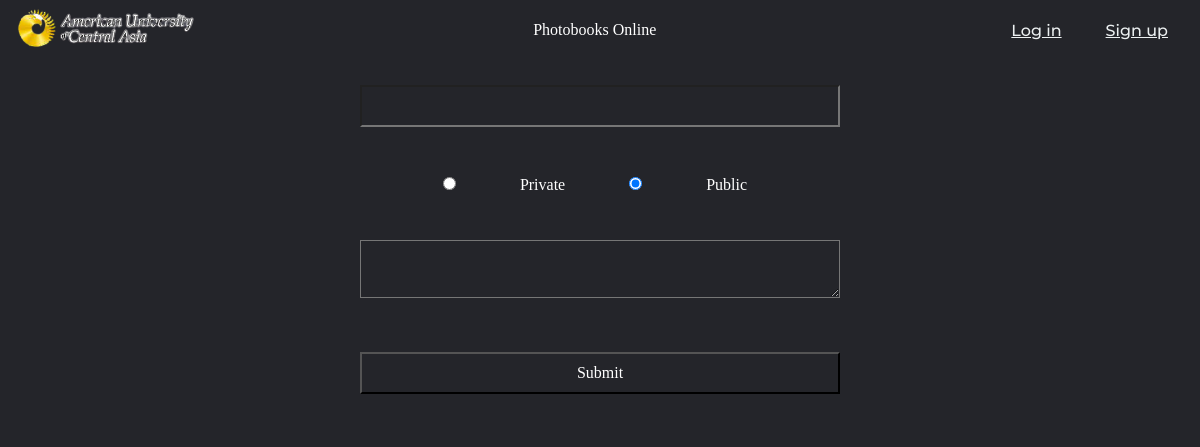
Page /edit/1 on the earlier database version.
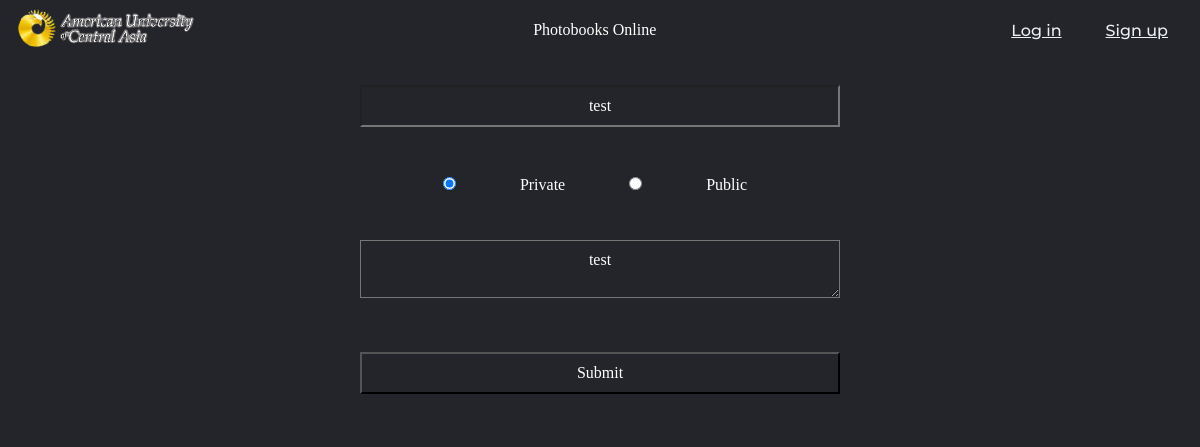
Same page on the later database version.
### db.py (models this page shows, shortened)
class Photobook(db.Model):
    photobookId = db.Column(db.Integer, primary_key=True, autoincrement=True)
    photobookName = db.Column(db.String(20), nullable=False)
    description = db.Column(db.String(100), nullable=True)
    ownerId = db.Column(db.Integer, nullable=False)
    isPrivate = db.Column(db.Boolean, default=False)
    dateCreated = db.Column(db.Date, default=datetime.datetime.utcnow())
    isDeleted = db.Column(db.Boolean, default=False)

### app.py (the view)
@app.route('/edit/<int:id>', methods=['POST', 'GET'])
def edit(id):
    photobook = Photobook.query.filter_by(photobookId=id).first()
    if request.method == 'POST':
        name = request.form['book_name']
        isPrivate = request.form['isPrivate']
        desc = request.form['desc']
        photobook.photobookName = name
        photobook.isPrivate = isPrivate == 'private'
        photobook.description = desc
        db.session.commit()
        flash('photobook Updated successfully!')
        return redirect(url_for('index'))
    else:
        return render_template('edit.html', photobook=photobook)

### templates/edit.html (shortened to what this page needs)
{% extends 'template.html' %}
{% block body %}
<div style="text-align: center;">
    <form class="subform" method=POST id="submitform" enctype=multipart/form-data>
        <input type="text" name="book_name" value="{{ photobook.photobookName }}" required> <br>
        <input type="radio" class="radioButton" id="private" value="private" name="isPrivate"{% if photobook.isPrivate %} checked {% endif %}>
        <label for="private">Private</label>
        <input type="radio" class="radioButton" id="public" value="public" name="isPrivate" {% if not photobook.isPrivate %} checked {% endif %}>
        <label for="public">Public</label><br>
        <textarea name="desc" form="submitform" maxlength="100">{{ photobook.description }}</textarea> <br>
        <input type="submit">
    </form>
</div>
{% endblock %}

### templates/template.html (shortened to what this page needs)
<!DOCTYPE html>
<html lang="en">
<head>
    <link rel= "stylesheet" type= "text/css" href= "{{ url_for('static', filename='styles/styles.css') }}">
</head>
<body>
    <header>
        <a href="{{ url_for('index') }}"><span style="color: white; "><img style="height:50px; width:auto;" src="{{ url_for('static', filename='Auca_logo.png') }}" alt="Auca Logo"></span></a>
        <span style="color: white; "><label>Photobooks Online</label></span>
        <nav>
            <ul class="nav__links">
                {% if 'username' not in session.keys() %}
                <li><a href="{{ url_for('login') }}">Log in</a></li>
                <li><a href="{{ url_for('register') }}">Sign up</a></li>
                {% else %}
                <li><a href="{{ url_for('logout') }}">Log Out</a></li>
                {% endif %}
            </ul>
        </nav>
    </header>
    {% block body %} {% endblock %}
</body>
</html>

### static/styles/styles.css (style rules this page uses)
* { box-sizing: border-box; margin: 0; padding: 0; background-color: #24252A; }
li, a { font-family: "Montserrat", sans-serif; font-weight: 500; font-size: 16px; color: #ecf0f1 }
.nav__links { list-style: none; }
.nav__links li { display: inline-block; padding: 0 20px; }
.nav__links li a { transition: all 0.3s ease 0s; }
header, footer { height: 10px; display: flex; justify-content: space-between; align-items: center; padding: 30px 1%; }
.subform * { text-align: center; margin: 25px; padding: 10px; }
.subform button, input[type=text], input[type=submit], textarea, label { font-family: inherit; font-size: 100%; color: white; height: auto; width: 40%; }

Differences in the rows shown:
added Photobook: book_name "test", isPrivate "☑ Private", isPrivate "☐ Public", desc "test"
Other differences:
form field isPrivate: "☐ Private" → (not shown)
form field isPrivate: "☑ Public" → (not shown)
